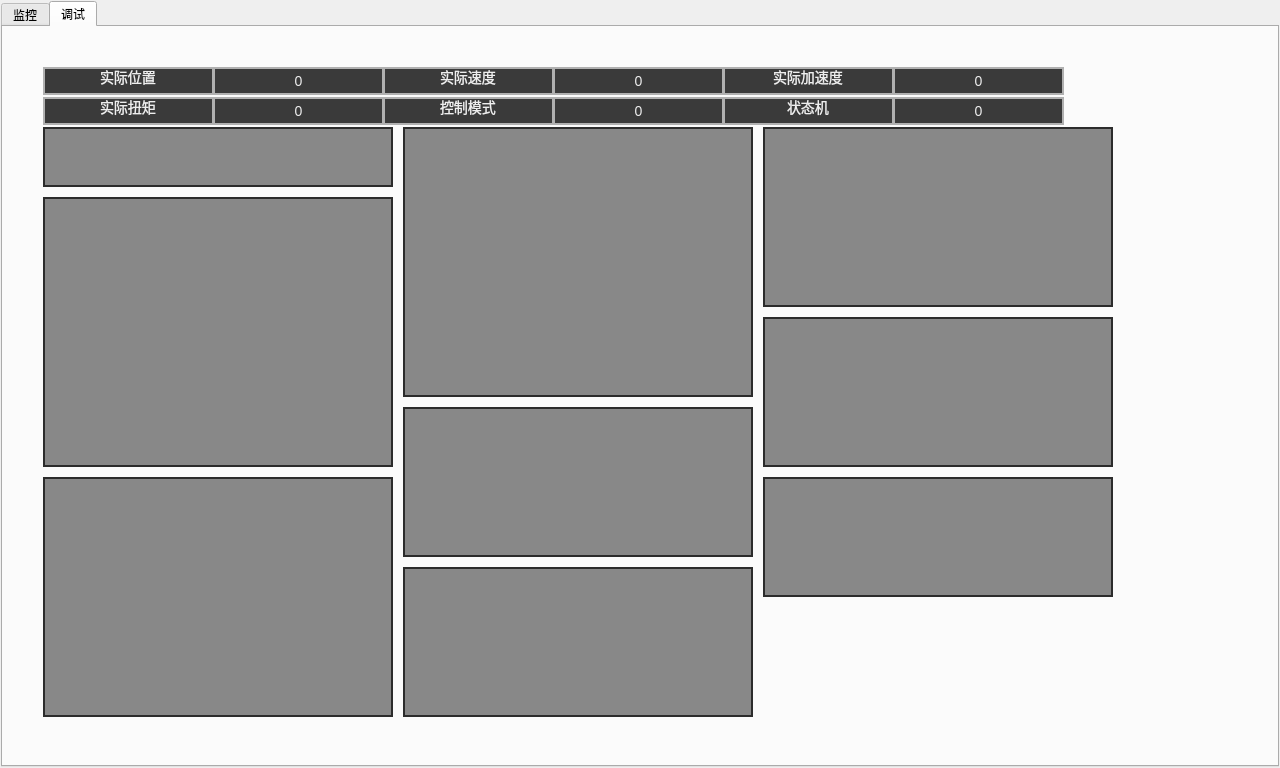
<?xml version="1.0" encoding="UTF-8"?>
<ui version="4.0">
 <class>cAxisPage</class>
 <widget class="QWidget" name="cAxisPage">
  <property name="geometry">
   <rect>
    <x>0</x>
    <y>0</y>
    <width>1280</width>
    <height>768</height>
   </rect>
  </property>
  <property name="windowTitle">
   <string>Form</string>
  </property>
  <layout class="QGridLayout" name="gridLayout">
   <property name="leftMargin">
    <number>1</number>
   </property>
   <property name="topMargin">
    <number>1</number>
   </property>
   <property name="rightMargin">
    <number>1</number>
   </property>
   <property name="bottomMargin">
    <number>1</number>
   </property>
   <property name="spacing">
    <number>1</number>
   </property>
   <item row="0" column="0">
    <widget class="QTabWidget" name="tabWidget">
     <property name="currentIndex">
      <number>1</number>
     </property>
     <widget class="QWidget" name="tab">
      <attribute name="title">
       <string>监控</string>
      </attribute>
     </widget>
     <widget class="QWidget" name="tab_2">
      <attribute name="title">
       <string>调试</string>
      </attribute>
      <widget class="jmcSetPosWidget" name="jmcsetpos" native="true">
       <property name="geometry">
        <rect>
         <x>400</x>
         <y>380</y>
         <width>350</width>
         <height>150</height>
        </rect>
       </property>
       <property name="styleSheet">
        <string notr="true">QWidget#jmcsetpos{
    background-color: #888888; /* 更浅的灰色背景 */
    color: #ffffff; /* 更亮的灰色字体，提高可读性 */
    font-size: 14px; /* 字体大小适中 */
     border:2px solid #2c2c2c;
}</string>
       </property>
      </widget>
      <widget class="jmcResetWidget" name="jmcreset" native="true">
       <property name="geometry">
        <rect>
         <x>760</x>
         <y>450</y>
         <width>350</width>
         <height>120</height>
        </rect>
       </property>
       <property name="styleSheet">
        <string notr="true">QWidget#jmcreset{
    background-color: #888888; /* 更浅的灰色背景 */
    color: #ffffff; /* 更亮的灰色字体，提高可读性 */
    font-size: 14px; /* 字体大小适中 */
     border:2px solid #2c2c2c;
}</string>
       </property>
      </widget>
      <widget class="jmcJogWidget" name="jog" native="true">
       <property name="geometry">
        <rect>
         <x>40</x>
         <y>170</y>
         <width>350</width>
         <height>270</height>
        </rect>
       </property>
       <property name="styleSheet">
        <string notr="true">QWidget#jog{
    background-color: #888888; /* 更浅的灰色背景 */
    color: #ffffff; /* 更亮的灰色字体，提高可读性 */
    font-size: 14px; /* 字体大小适中 */
     border:2px solid #2c2c2c;
}</string>
       </property>
      </widget>
      <widget class="jmcMoveVelWidget" name="movevel" native="true">
       <property name="geometry">
        <rect>
         <x>40</x>
         <y>450</y>
         <width>350</width>
         <height>240</height>
        </rect>
       </property>
       <property name="styleSheet">
        <string notr="true">QWidget#movevel{
    background-color: #888888; /* 更浅的灰色背景 */
    color: #ffffff; /* 更亮的灰色字体，提高可读性 */
    font-size: 14px; /* 字体大小适中 */
     border:2px solid #2c2c2c;
}</string>
       </property>
      </widget>
      <widget class="jmcMoveAbsWdiget" name="moveabs" native="true">
       <property name="geometry">
        <rect>
         <x>400</x>
         <y>100</y>
         <width>350</width>
         <height>270</height>
        </rect>
       </property>
       <property name="styleSheet">
        <string notr="true">QWidget#moveabs{
    background-color: #888888; /* 更浅的灰色背景 */
    color: #ffffff; /* 更亮的灰色字体，提高可读性 */
    font-size: 14px; /* 字体大小适中 */
     border:2px solid #2c2c2c;
}</string>
       </property>
      </widget>
      <widget class="jmcWtmtCCWidget" name="jmccc" native="true">
       <property name="geometry">
        <rect>
         <x>400</x>
         <y>540</y>
         <width>350</width>
         <height>150</height>
        </rect>
       </property>
       <property name="styleSheet">
        <string notr="true">QWidget#jmccc{
    background-color: #888888; /* 更浅的灰色背景 */
    color: #ffffff; /* 更亮的灰色字体，提高可读性 */
    font-size: 14px; /* 字体大小适中 */
     border:2px solid #2c2c2c;
}</string>
       </property>
      </widget>
      <widget class="jmcHomeWidget" name="jmchome" native="true">
       <property name="geometry">
        <rect>
         <x>760</x>
         <y>290</y>
         <width>350</width>
         <height>150</height>
        </rect>
       </property>
       <property name="styleSheet">
        <string notr="true">QWidget#jmchome{
    background-color: #888888; /* 更浅的灰色背景 */
    color: #ffffff; /* 更亮的灰色字体，提高可读性 */
    font-size: 14px; /* 字体大小适中 */
     border:2px solid #2c2c2c;
}</string>
       </property>
      </widget>
      <widget class="jmcStopWidget" name="jmcstop" native="true">
       <property name="geometry">
        <rect>
         <x>760</x>
         <y>100</y>
         <width>350</width>
         <height>180</height>
        </rect>
       </property>
       <property name="styleSheet">
        <string notr="true">QWidget#jmcstop{
    background-color: #888888; /* 更浅的灰色背景 */
    color: #ffffff; /* 更亮的灰色字体，提高可读性 */
    font-size: 14px; /* 字体大小适中 */
     border:2px solid #2c2c2c;
}</string>
       </property>
      </widget>
      <widget class="jmcPowerWidget" name="power" native="true">
       <property name="geometry">
        <rect>
         <x>40</x>
         <y>100</y>
         <width>350</width>
         <height>60</height>
        </rect>
       </property>
       <property name="styleSheet">
        <string notr="true">QWidget#power{
    background-color: #888888; /* 更浅的灰色背景 */
    color: #ffffff; /* 更亮的灰色字体，提高可读性 */
    font-size: 14px; /* 字体大小适中 */
     border:2px solid #2c2c2c;
}</string>
       </property>
      </widget>
      <widget class="QLineEdit" name="name_7">
       <property name="enabled">
        <bool>false</bool>
       </property>
       <property name="geometry">
        <rect>
         <x>40</x>
         <y>40</y>
         <width>171</width>
         <height>28</height>
        </rect>
       </property>
       <property name="styleSheet">
        <string notr="true"> 
    background-color: #3a3a3a; /* 更浅的灰色背景 */
    color: #eeeeee; /* 更亮的灰色字体，提高可读性 */
    font-size: 14px; /* 字体大小适中 */
     border: 2px solid #b0b0b0;

</string>
       </property>
       <property name="text">
        <string>实际位置</string>
       </property>
       <property name="alignment">
        <set>Qt::AlignCenter</set>
       </property>
      </widget>
      <widget class="cSuperBtn" name="fPos">
       <property name="geometry">
        <rect>
         <x>210</x>
         <y>40</y>
         <width>171</width>
         <height>28</height>
        </rect>
       </property>
       <property name="styleSheet">
        <string notr="true"> 
    background-color: #3a3a3a; /* 更浅的灰色背景 */
    color: #eeeeee; /* 更亮的灰色字体，提高可读性 */
    font-size: 14px; /* 字体大小适中 */
     border: 2px solid #b0b0b0;</string>
       </property>
       <property name="text">
        <string>0</string>
       </property>
      </widget>
      <widget class="QLineEdit" name="name_8">
       <property name="enabled">
        <bool>false</bool>
       </property>
       <property name="geometry">
        <rect>
         <x>380</x>
         <y>40</y>
         <width>171</width>
         <height>28</height>
        </rect>
       </property>
       <property name="styleSheet">
        <string notr="true"> 
    background-color: #3a3a3a; /* 更浅的灰色背景 */
    color: #eeeeee; /* 更亮的灰色字体，提高可读性 */
    font-size: 14px; /* 字体大小适中 */
     border: 2px solid #b0b0b0;

</string>
       </property>
       <property name="text">
        <string>实际速度</string>
       </property>
       <property name="alignment">
        <set>Qt::AlignCenter</set>
       </property>
      </widget>
      <widget class="cSuperBtn" name="fVel">
       <property name="geometry">
        <rect>
         <x>550</x>
         <y>40</y>
         <width>171</width>
         <height>28</height>
        </rect>
       </property>
       <property name="styleSheet">
        <string notr="true"> 
    background-color: #3a3a3a; /* 更浅的灰色背景 */
    color: #eeeeee; /* 更亮的灰色字体，提高可读性 */
    font-size: 14px; /* 字体大小适中 */
     border: 2px solid #b0b0b0;</string>
       </property>
       <property name="text">
        <string>0</string>
       </property>
      </widget>
      <widget class="QLineEdit" name="name_9">
       <property name="enabled">
        <bool>false</bool>
       </property>
       <property name="geometry">
        <rect>
         <x>720</x>
         <y>40</y>
         <width>171</width>
         <height>28</height>
        </rect>
       </property>
       <property name="styleSheet">
        <string notr="true"> 
    background-color: #3a3a3a; /* 更浅的灰色背景 */
    color: #eeeeee; /* 更亮的灰色字体，提高可读性 */
    font-size: 14px; /* 字体大小适中 */
     border: 2px solid #b0b0b0;

</string>
       </property>
       <property name="text">
        <string>实际加速度</string>
       </property>
       <property name="alignment">
        <set>Qt::AlignCenter</set>
       </property>
      </widget>
      <widget class="cSuperBtn" name="fAcc">
       <property name="geometry">
        <rect>
         <x>890</x>
         <y>40</y>
         <width>171</width>
         <height>28</height>
        </rect>
       </property>
       <property name="styleSheet">
        <string notr="true"> 
    background-color: #3a3a3a; /* 更浅的灰色背景 */
    color: #eeeeee; /* 更亮的灰色字体，提高可读性 */
    font-size: 14px; /* 字体大小适中 */
     border: 2px solid #b0b0b0;</string>
       </property>
       <property name="text">
        <string>0</string>
       </property>
      </widget>
      <widget class="QLineEdit" name="name_10">
       <property name="enabled">
        <bool>false</bool>
       </property>
       <property name="geometry">
        <rect>
         <x>40</x>
         <y>70</y>
         <width>171</width>
         <height>28</height>
        </rect>
       </property>
       <property name="styleSheet">
        <string notr="true"> 
    background-color: #3a3a3a; /* 更浅的灰色背景 */
    color: #eeeeee; /* 更亮的灰色字体，提高可读性 */
    font-size: 14px; /* 字体大小适中 */
     border: 2px solid #b0b0b0;

</string>
       </property>
       <property name="text">
        <string>实际扭矩</string>
       </property>
       <property name="alignment">
        <set>Qt::AlignCenter</set>
       </property>
      </widget>
      <widget class="cSuperBtn" name="sTorque">
       <property name="geometry">
        <rect>
         <x>210</x>
         <y>70</y>
         <width>171</width>
         <height>28</height>
        </rect>
       </property>
       <property name="styleSheet">
        <string notr="true"> 
    background-color: #3a3a3a; /* 更浅的灰色背景 */
    color: #eeeeee; /* 更亮的灰色字体，提高可读性 */
    font-size: 14px; /* 字体大小适中 */
     border: 2px solid #b0b0b0;</string>
       </property>
       <property name="text">
        <string>0</string>
       </property>
      </widget>
      <widget class="QLineEdit" name="name_11">
       <property name="enabled">
        <bool>false</bool>
       </property>
       <property name="geometry">
        <rect>
         <x>380</x>
         <y>70</y>
         <width>171</width>
         <height>28</height>
        </rect>
       </property>
       <property name="styleSheet">
        <string notr="true"> 
    background-color: #3a3a3a; /* 更浅的灰色背景 */
    color: #eeeeee; /* 更亮的灰色字体，提高可读性 */
    font-size: 14px; /* 字体大小适中 */
     border: 2px solid #b0b0b0;

</string>
       </property>
       <property name="text">
        <string>控制模式</string>
       </property>
       <property name="alignment">
        <set>Qt::AlignCenter</set>
       </property>
      </widget>
      <widget class="cSuperBtn" name="mode">
       <property name="geometry">
        <rect>
         <x>550</x>
         <y>70</y>
         <width>171</width>
         <height>28</height>
        </rect>
       </property>
       <property name="styleSheet">
        <string notr="true"> 
    background-color: #3a3a3a; /* 更浅的灰色背景 */
    color: #eeeeee; /* 更亮的灰色字体，提高可读性 */
    font-size: 14px; /* 字体大小适中 */
     border: 2px solid #b0b0b0;</string>
       </property>
       <property name="text">
        <string>0</string>
       </property>
      </widget>
      <widget class="QLineEdit" name="name_12">
       <property name="enabled">
        <bool>false</bool>
       </property>
       <property name="geometry">
        <rect>
         <x>720</x>
         <y>70</y>
         <width>171</width>
         <height>28</height>
        </rect>
       </property>
       <property name="styleSheet">
        <string notr="true"> 
    background-color: #3a3a3a; /* 更浅的灰色背景 */
    color: #eeeeee; /* 更亮的灰色字体，提高可读性 */
    font-size: 14px; /* 字体大小适中 */
     border: 2px solid #b0b0b0;

</string>
       </property>
       <property name="text">
        <string>状态机</string>
       </property>
       <property name="alignment">
        <set>Qt::AlignCenter</set>
       </property>
      </widget>
      <widget class="cSuperBtn" name="state">
       <property name="geometry">
        <rect>
         <x>890</x>
         <y>70</y>
         <width>171</width>
         <height>28</height>
        </rect>
       </property>
       <property name="styleSheet">
        <string notr="true"> 
    background-color: #3a3a3a; /* 更浅的灰色背景 */
    color: #eeeeee; /* 更亮的灰色字体，提高可读性 */
    font-size: 14px; /* 字体大小适中 */
     border: 2px solid #b0b0b0;</string>
       </property>
       <property name="text">
        <string>0</string>
       </property>
      </widget>
     </widget>
    </widget>
   </item>
  </layout>
 </widget>
 <customwidgets>
  <customwidget>
   <class>cSuperBtn</class>
   <extends>QPushButton</extends>
   <header>include/cwidget/cSuperBtn.h</header>
  </customwidget>
  <customwidget>
   <class>jmcPowerWidget</class>
   <extends>QWidget</extends>
   <header>include/csoftmotion/jmcpowerwidget.h</header>
   <container>1</container>
  </customwidget>
  <customwidget>
   <class>jmcJogWidget</class>
   <extends>QWidget</extends>
   <header>include/csoftmotion/jmcjogwidget.h</header>
   <container>1</container>
  </customwidget>
  <customwidget>
   <class>jmcMoveAbsWdiget</class>
   <extends>QWidget</extends>
   <header>include/csoftmotion/jmcmoveabswdiget.h</header>
   <container>1</container>
  </customwidget>
  <customwidget>
   <class>jmcMoveVelWidget</class>
   <extends>QWidget</extends>
   <header>include/csoftmotion/jmcmovevelwidget.h</header>
   <container>1</container>
  </customwidget>
  <customwidget>
   <class>jmcSetPosWidget</class>
   <extends>QWidget</extends>
   <header>include/csoftmotion/jmcsetposwidget.h</header>
   <container>1</container>
  </customwidget>
  <customwidget>
   <class>jmcWtmtCCWidget</class>
   <extends>QWidget</extends>
   <header>include/csoftmotion/jmcwtmtccwidget.h</header>
   <container>1</container>
  </customwidget>
  <customwidget>
   <class>jmcStopWidget</class>
   <extends>QWidget</extends>
   <header>include/csoftmotion/jmcstopwidget.h</header>
   <container>1</container>
  </customwidget>
  <customwidget>
   <class>jmcHomeWidget</class>
   <extends>QWidget</extends>
   <header>include/csoftmotion/jmchomewidget.h</header>
   <container>1</container>
  </customwidget>
  <customwidget>
   <class>jmcResetWidget</class>
   <extends>QWidget</extends>
   <header>include/csoftmotion/jmcresetwidget.h</header>
   <container>1</container>
  </customwidget>
 </customwidgets>
 <resources/>
 <connections/>
</ui>
